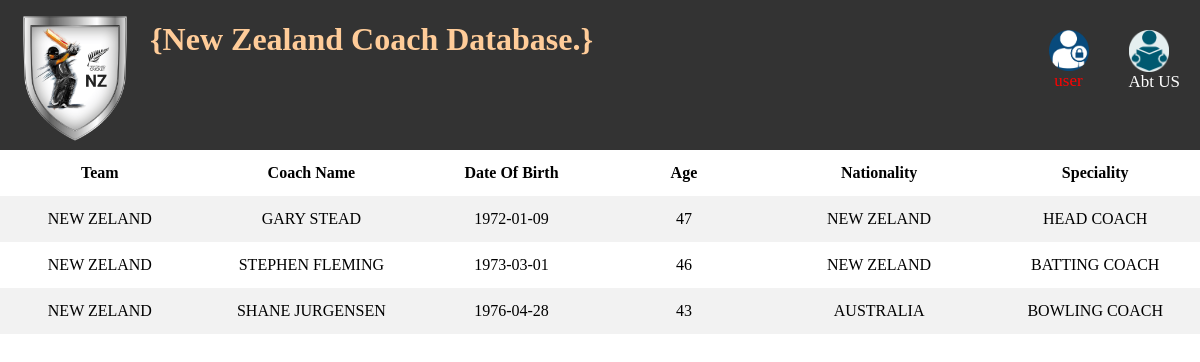
The app's page /nzcoach.php (signed in) with its own data.
### tables this page shows
CREATE TABLE `newzeland_coach` (
  `team` varchar(20) DEFAULT NULL,
  `name` varchar(20) DEFAULT NULL,
  `dob` date DEFAULT NULL,
  `age` int(11) DEFAULT NULL,
  `born_country` varchar(20) DEFAULT NULL,
  `speciality` varchar(20) DEFAULT NULL
);

### nzcoach.php (the view, shortened to what this page needs)
<?php
$con=mysqli_connect('localhost','root');
mysqli_select_db($con, 'cricket2');
$querry = "select * from newzeland_coach";
$result = mysqli_query($con,$querry);
?>
<!DOCTYPE html>
<html>
<head>
<link rel="stylesheet" type="text/css" href="css/home.css">
</head>
<body>
	<div class="navbar">
<img src="css/nz.png" width="150" height="150"; style="float: left;">
<h1 style="float: left; color:#ffcc99; "font-style: "Comic Sans MS">
{New Zealand Coach Database.} </h1>
 <a href="aboutus.php"><img src="css/us.png" width="40" height="60">Abt US</a>
 <a style="color: red" href="welcome.php"><img src="css/log.png" width="40" height="50"><?php echo $_SESSION['username']; ?></a>
  </div>
<table >
	<tr>
			<th>Team</th>
			<th>Coach Name</th>
			<th>Date Of Birth</th>
			<th>Age</th>
			<th>Nationality</th>
			<th>Speciality</th>
		</tr>
		<?php
		global $result;
		while ($rows=mysqli_fetch_assoc($result)):?>
			<tr align="center" >
				<td><?php echo $rows['team'];?></td>
				<td><?php echo $rows['name'];?></td>
				<td><?php echo $rows['dob'];?></td>
				<td><?php echo $rows['age'];?></td>
				<td><?php echo $rows['born_country'];?></td>
				<td><?php echo $rows['speciality']; ?>
				</td>
			</tr>
<?php endwhile;?>
</table>
</body>
</html>

### css/home.css (style rules this page uses)
* { box-sizing:border-box; }
body { font-family: "Arial", red serif); margin: 0; }
img { display: block; height: auto; max-width: 100%; }
.navbar { width: 100%; background-color: #555; overflow: auto; }
.navbar a { float: left; padding: 12px; color: white; text-decoration: none; font-size: 17px; }
.navbar { overflow: hidden; position: sticky; position: -webkit-sticky; top: 0; color: black; background-color: #333; }
.navbar a { float: right; display: block; color: white; text-align: center; padding: 30px 20px; text-decoration: none; }

### nzcoach.php (style rules this page uses)
table { border-collapse: collapse; width: 100%; }
th, td { border= 1px ; width: 900px; line-height: 30px; text-align: center; padding: 8px; }
tr:nth-child(even) { background-color: #f2f2f2; }

### records on screen
newzeland_coach: team "NEW ZELAND", name "GARY STEAD", dob "1972-01-09", age "47", born_country "NEW ZELAND", speciality "HEAD COACH"
newzeland_coach: team "NEW ZELAND", name "STEPHEN FLEMING", dob "1973-03-01", age "46", born_country "NEW ZELAND", speciality "BATTING COACH"
newzeland_coach: team "NEW ZELAND", name "SHANE JURGENSEN", dob "1976-04-28", age "43", born_country "AUSTRALIA", speciality "BOWLING COACH"

### other values on screen
$_SESSION['username'] "user"
